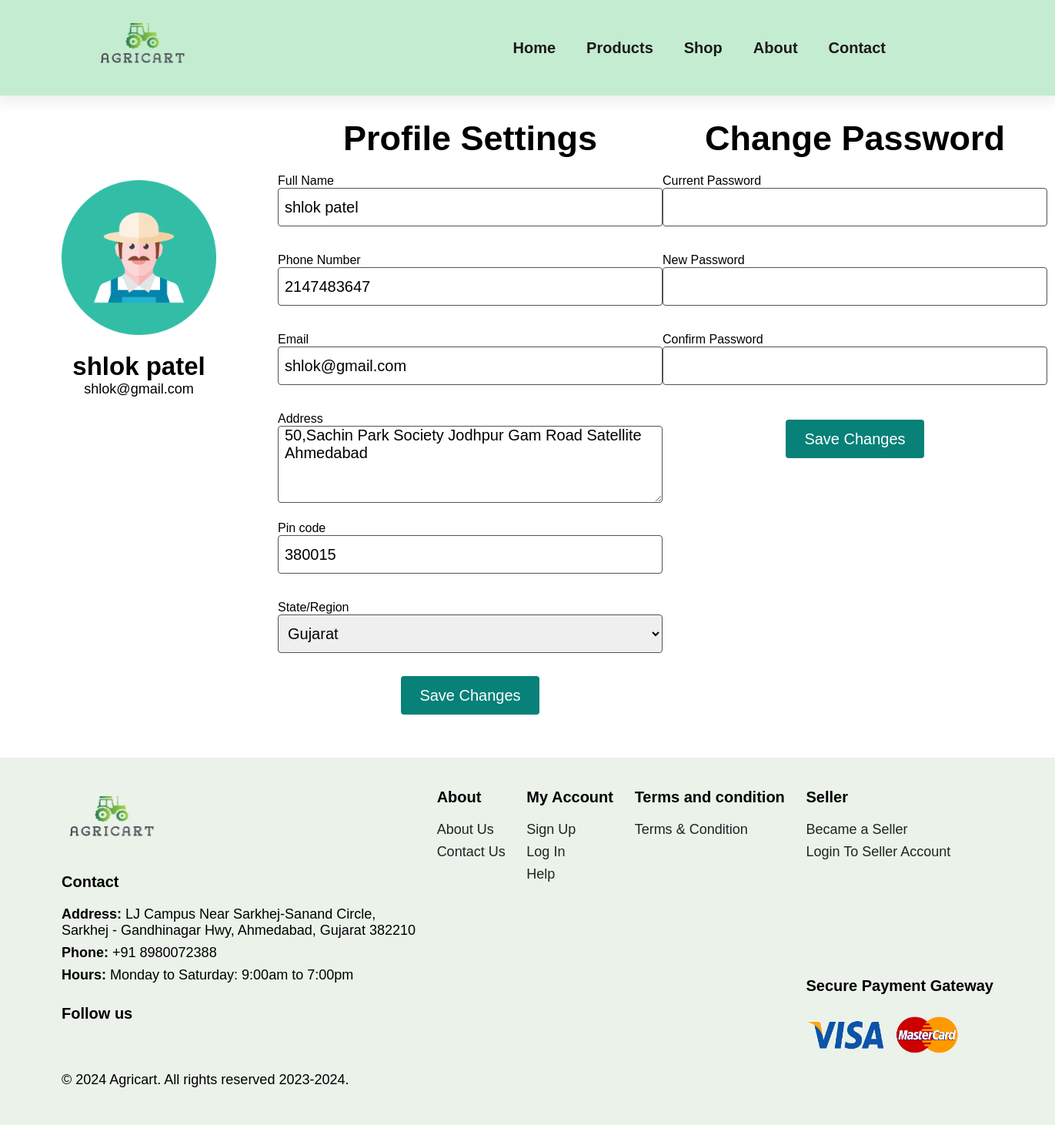
Screenshot of /buyer/profile.php (signed in) with the database file from the repository.
### tables this page shows
CREATE TABLE `buyer_details` (
  `Buyer_id` int(20) NOT NULL,
  `photo` varchar(255) NOT NULL,
  `full_name` char(50) NOT NULL,
  `email` varchar(50) NOT NULL,
  `contact_no` int(15) NOT NULL,
  `password` varchar(100) NOT NULL,
  `created_on` datetime NOT NULL,
  `address` varchar(200) NOT NULL,
  `pin_code` int(7) NOT NULL,
  `state` varchar(255) NOT NULL,
  `otp` int(7) NOT NULL
);

### buyer/profile.php (the view, shortened to what this page needs)
<?php
include("../database/connection.php");
if(isset($_SESSION['username'])) {
    $username = $_SESSION['username'];
    $buyer_id_query = "SELECT buyer_id FROM buyer_details WHERE email = '$username'";
    $buyer_id_result = mysqli_query($conn, $buyer_id_query);
    $buyer_id_row = mysqli_fetch_assoc($buyer_id_result);
    $buyer_id = $buyer_id_row['buyer_id'];
    $query = "SELECT * FROM buyer_details where buyer_id = '$buyer_id' ";
    $result = mysqli_query($conn, $query);
    $buyer_details = mysqli_fetch_assoc($result);
    $cartcount= "SELECT COUNT(*) AS product_count FROM cart_details WHERE buyer_id = $buyer_id";
    $result_count = $conn->query($cartcount);
    if ($result_count) {
    $row = $result_count->fetch_assoc();
    }
}
?>
<!DOCTYPE html>
<html lang="en">
<head>
    <link rel="stylesheet" href="home.css">
</head>
<body>
<section id="header">
    <a onclick="reloadPage()"><img src="../images/homelogo.png" class="logo"></a>
    <div>
        <ul id="navbar">
            <li class="module"><a href="index.php">Home</a></li>
            <li class="module"><a href="product.php">Products</a></li>
            <li class="module"><a href="shop.php">Shop</a></li>
            <li class="module"><a href="about.php">About</a></li>
            <li class="module"><a href="contact.php">Contact</a></li>
        </ul>
    </div>
</section>
<section id="profile">
    <div class="profile-1">
        <center>
                <?php
                $image = empty($row['photo']) ? '../images/adminfarmerlogo.png' : '../images/' . $row['photo'];
                ?>
                <img src="<?php echo $image; ?>" alt=""><br><br>
                 <h2> <?php echo $buyer_details['full_name']; ?> </h2>
                 <span><?php echo $buyer_details['email']; ?> </span><br>
        </center>
    </div>
    <div class="profile-2">
        <form action="update_profile.php" method="post">
            <center><h3>Profile Settings</h3></center>
            <div class="name">
                Full Name<br>
                <input type="text" name="first_name" value="<?php echo $buyer_details['full_name']; ?>">
            </div>
            <div class="name">
                Phone Number<br>
                <input type="text" name="contact_no" value="<?php echo $buyer_details['contact_no']; ?>">
            </div>
            <div class="name">
                Email<br>
                <input type="text" name="email" value="<?php echo $buyer_details['email']; ?>" readonly>
            </div>
            <div class="name">
                Address<br>
                <textarea name="address"><?php echo $buyer_details['address']; ?></textarea>
            </div>
            <div class="name">
                Pin code<br>
                <input type="number" name="pin_code" value="<?php echo $buyer_details['pin_code']; ?>" >
            </div>
            <div class="name">
                State/Region<br>
                <select id="stateRegionSelect" name="state">
                    <?php
                        $indianStates = array("Andhra Pradesh", "Arunachal Pradesh", "Assam", "Bihar", "Chhattisgarh", "Goa", "Gujarat", "Haryana", "Himachal Pradesh", "Jharkhand", "Karnataka", "Kerala", "Madhya Pradesh", "Maharashtra", "Manipur", "Meghalaya", "Mizoram", "Nagaland", "Odisha", "Punjab", "Rajasthan", "Sikkim", "Tamil Nadu", "Telangana", "Tripura", "Uttar Pradesh", "Uttarakhand", "West Bengal");
                        foreach ($indianStates as $state) {
                            $selected = ($state == $buyer_details['state']) ? 'selected' : '';
                            echo "<option value='$state' $selected>$state</option>";
                        }
                    ?>
                </select>
            </div>
            <center><button class="profile-button" type="submit" name="save_profile">Save Changes</button></center>
        </form>
    </div>
    <div class="profile-3">
        <form action="update_password.php" method="post">
            <center><h3>Change Password</h3></center>
            <div class="name">
                Current Password<br>
                <input type="password" name="current_password">
            </div>
            <div class="name">
                New Password<br>
                <input type="password" name="new_password">
            </div>
            <div class="name">
                Confirm Password<br>
                <input type="password" name="confirm_password">
            </div>
            <center><button class="profile-button" type="submit" name="save_password">Save Changes</button></center>
        </form>
    </div>
</section>
<?php
include ("footer.php");
?>
</body>
</html>

### buyer/home.css (style rules this page uses)
* { font-family: 'spartan', sans-serif; margin: 0; padding: 0; box-sizing: border-box; }
img.logo { height: 5rem; width: 8.125rem; }
#header { display: flex; align-items: center; justify-content: space-between; padding: 1.25rem 7.5rem; background: #c4ecd0; box-shadow: 0 5px 15px 5px rgb(0,0,0,0.06); z-index: 999; position: sticky; top: 0; left: 0; }
#navbar { display: flex; align-items: center; justify-content: center; }
#navbar li { list-style: none; padding: 0 1.25rem; position: relative; }
#navbar li a { text-decoration: none; font-size: 1.25rem; font-weight: 600; color: #1a1a1a; transition: 0.3s ease; }
input { width: 100%; padding: 10px; margin-bottom: 15px; box-sizing: border-box; }
button { background-color:#088178; color: #fff; padding: 10px 20px; border: none; border-radius: 5px; cursor: pointer; }
#profile { display: flex; justify-content: space-between; height: 860px; }
.profile-1 img { height: 201px; width: 201px; }
.profile-1 { margin-left: 50px; padding-top: 110px; padding-left: 30px; margin-right: -20px; }
.profile-1 h2 { font-size: 33px; }
.profile-1 span { font-size: 18px; }
.profile-2 { margin-left: 100px; padding-top: 30px; }
.profile-2 h3 { font-size: 45px; padding-bottom: 20px; }
.profile-2 .name { margin-bottom: 20px; }
.profile-2 .name input { height: 50px; width: 500px; font-size: 20px; border-radius: 4px; border:solid 1px #555353; outline: none; padding-left: 8px; }
.profile-2 .name select { height: 50px; width: 500px; font-size: 20px; border-radius: 4px; border:solid 1px #555353; outline: none; padding-left: 8px; }
.profile-3 { margin-top: 30px; margin-right: 100px; }
.profile-2 .name textarea { height: 100px; width: 500px; font-size: 20px; border-radius: 4px; border:solid 1px #555353; outline: none; padding-left: 8px; }
.profile-3 .name { margin-bottom: 20px; }
.profile-3 .name input { height: 50px; width: 500px; font-size: 20px; border-radius: 4px; border:solid 1px #555353; outline: none; padding-left: 8px; }
.profile-3 h3 { font-size: 45px; padding-bottom: 20px; }
#profile button { height: 50px; width: 180px; font-size: 20px; margin-top: 10px; color: #ffff; background-color: #088178; border: none; outline: none; border-radius: 4px; cursor: pointer; }

### rows the page displays
buyer_details: full_name "shlok patel", email "shlok@gmail.com", first_name "shlok patel", contact_no "2147483647", address "50,Sachin Park Society Jodhpur Gam Road Satellite Ahmedabad", pin_code "380015"

### other values shown
form field state "Gujarat"
